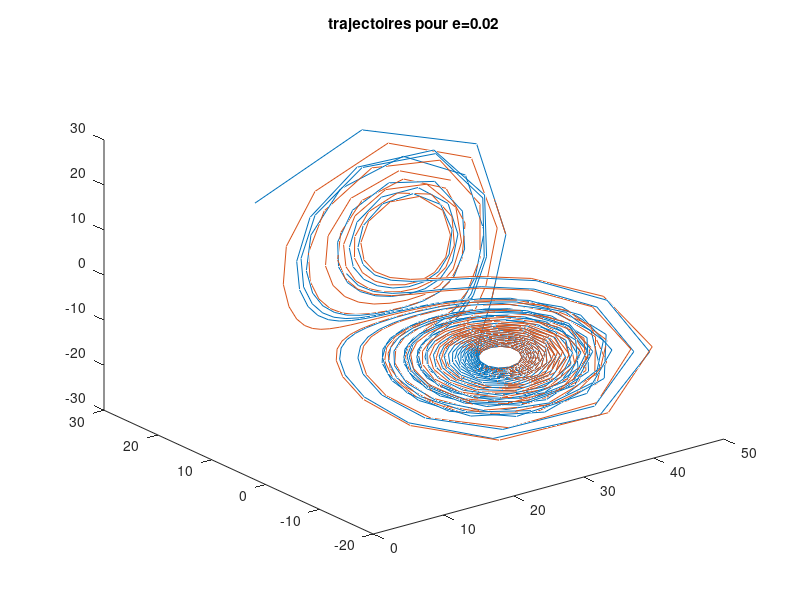
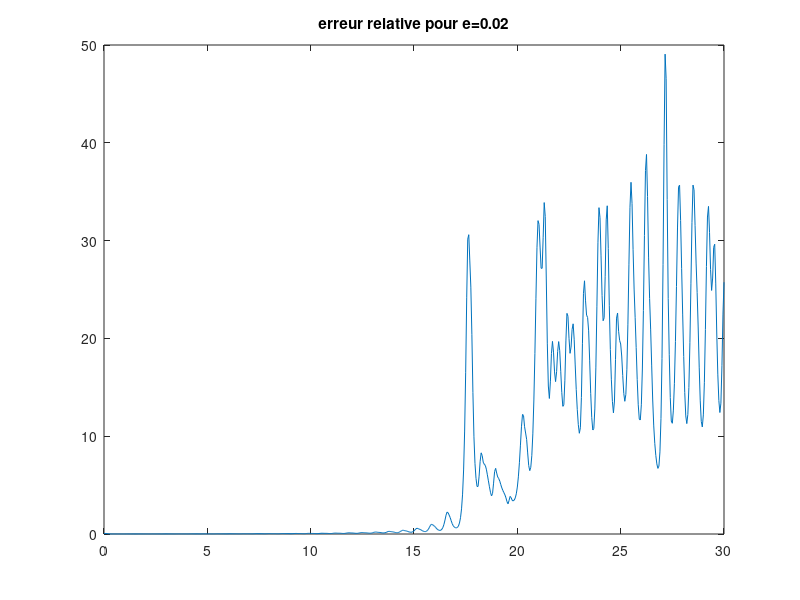
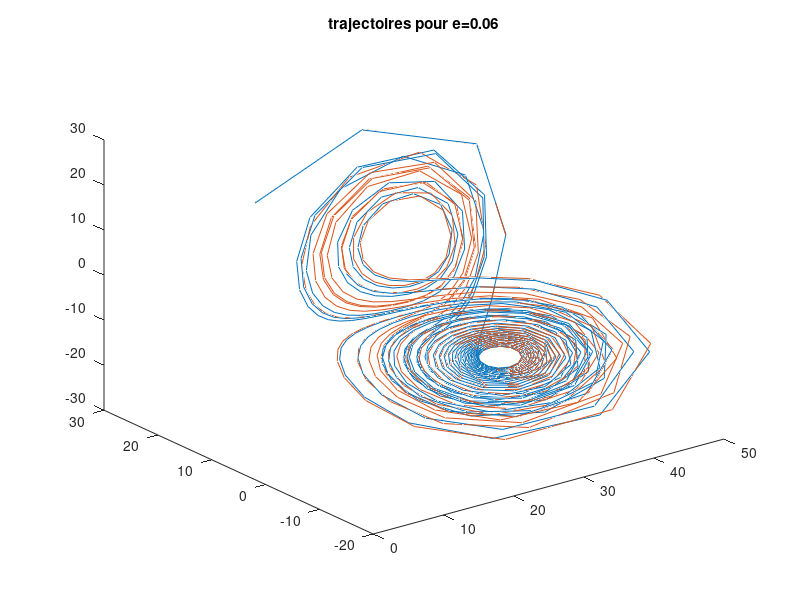
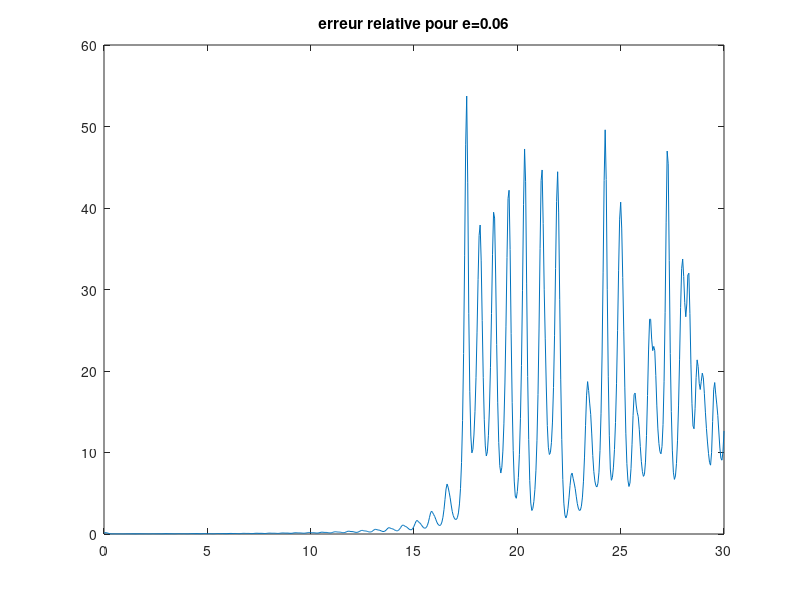

These figures' MATLAB source, in order: (Note: a time limit stopped this script after it produced the figures.)
%la partie en commentaire permet d'enregistrer la courbe

clear all
close all
clc

sigma = 10;
beta = 8/3;
rho = 28;

tspan = [0:0.05:30];

xa = [10 15 20];
[t1,x1] = ode23(@(t,y)[-beta*y(1)+y(2)*y(3); -sigma*(y(2)-y(3)); -y(2)*y(1)+rho*y(2)-y(3)],tspan,xa);

e = [2:4:10]*0.01;

for i=1:length(e)
    xb = xa + e(i);
    [t2,x2] = ode23(@(t,y)[-beta*y(1)+y(2)*y(3); -sigma*(y(2)-y(3)); -y(2)*y(1)+rho*y(2)-y(3)],tspan,xb);
    
    er = sqrt( (x1(:,1)-x2(:,1)).^2 + (x1(:,2)-x2(:,2)).^2 + (x1(:,3)-x2(:,3)).^2 );
    
    figure; plot3(x1(:,1),x1(:,2),x1(:,3),x2(:,1),x2(:,2),x2(:,3)); title(strcat('trajectoires pour e=',num2str(e(i))))
    disp('Appuyez sur une touche pour continuer'); waitforbuttonpress; clc; close all
    figure; plot(t1,er); title(strcat('erreur relative pour e=',num2str(e(i))))
    disp('Appuyez sur une touche pour continuer'); waitforbuttonpress; clc; close all
end



rho = [0.5 10 19 28 40];

for i=1:length(rho)

    %modification de la valeur d'arret pour ne pas avoir des films trop longs
    if i==1
        tf = 5;
    elseif i>3
        tf = 40;
    else
        tf = 10;
    end

    tspan = [0:0.05:tf];

    [t,x] = ode23(@(t,y)[-beta*y(1)+y(2)*y(3); -sigma*(y(2)-y(3)); -y(2)*y(1)+rho(i)*y(2)-y(3)],tspan,xa);

    %mov = VideoWriter(strcat('./VideoExo4Rho',strcat(num2str(rho(i)),'.avi')));

    for ind=2:length(t)

        line([x(ind-1,1) x(ind,1)],[x(ind-1,2) x(ind,2)],[x(ind-1,3) x(ind,3)])
        %F = getframe(gcf);
        %open(mov);
        %writeVideo(mov,F);
        drawnow

    end
    
    disp('Appuyez sur une touche pour continuer'); waitforbuttonpress; clc; close all

end
